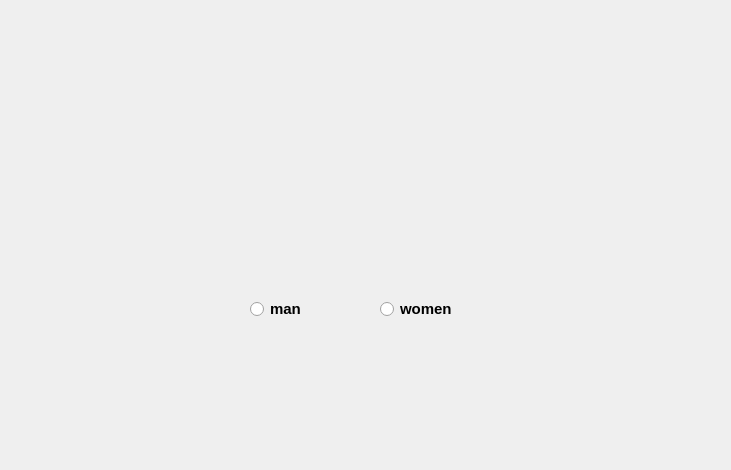
<?xml version="1.0" encoding="UTF-8"?>
<ui version="4.0">
 <class>Widget</class>
 <widget class="QWidget" name="Widget">
  <property name="geometry">
   <rect>
    <x>0</x>
    <y>0</y>
    <width>731</width>
    <height>470</height>
   </rect>
  </property>
  <property name="windowTitle">
   <string>Widget</string>
  </property>
  <widget class="QRadioButton" name="radioButton">
   <property name="geometry">
    <rect>
     <x>250</x>
     <y>300</y>
     <width>91</width>
     <height>18</height>
    </rect>
   </property>
   <property name="font">
    <font>
     <family>Arial</family>
     <pointsize>11</pointsize>
     <weight>75</weight>
     <bold>true</bold>
    </font>
   </property>
   <property name="text">
    <string>man</string>
   </property>
  </widget>
  <widget class="QLabel" name="label">
   <property name="geometry">
    <rect>
     <x>230</x>
     <y>130</y>
     <width>241</width>
     <height>51</height>
    </rect>
   </property>
   <property name="font">
    <font>
     <family>Arial</family>
     <pointsize>16</pointsize>
     <weight>75</weight>
     <bold>true</bold>
    </font>
   </property>
   <property name="text">
    <string/>
   </property>
   <property name="alignment">
    <set>Qt::AlignCenter</set>
   </property>
  </widget>
  <widget class="QRadioButton" name="radioButton_2">
   <property name="geometry">
    <rect>
     <x>380</x>
     <y>300</y>
     <width>91</width>
     <height>18</height>
    </rect>
   </property>
   <property name="font">
    <font>
     <family>Arial</family>
     <pointsize>11</pointsize>
     <weight>75</weight>
     <bold>true</bold>
    </font>
   </property>
   <property name="text">
    <string>women</string>
   </property>
  </widget>
 </widget>
 <layoutdefault spacing="6" margin="11"/>
 <resources/>
 <connections/>
</ui>
